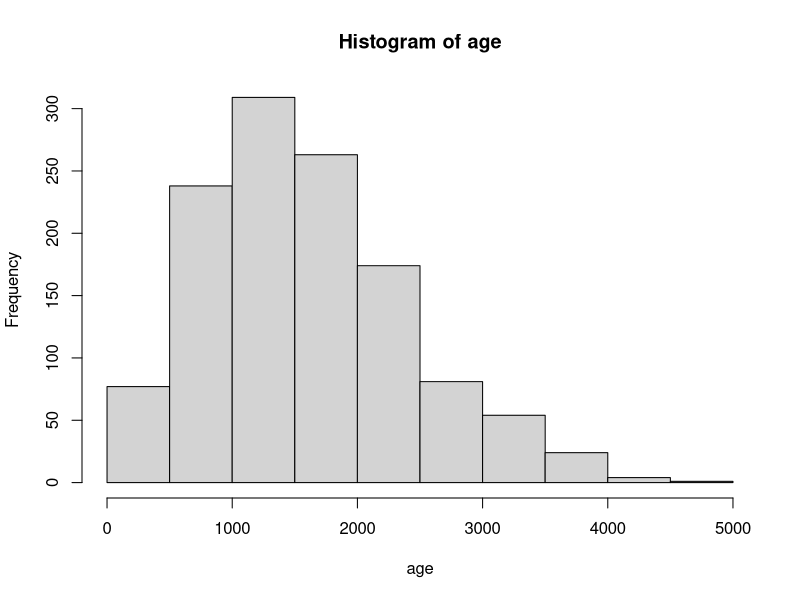

Here is the R script that generated this plot: (Note: this script raises an error after producing the figure.)
# toymaker dataset
set.seed(67)

# elf identifier variable. 1225 observations
total_elves <- 1225
elf_id <- 0001:total_elves
elf_id <- sprintf("%04d", 1:total_elves)

# sex variable
sex <- as.factor(sample(c("Male", "Female"), total_elves, T))
table(sex) # table() shows the count per category

# age
library(sn)
age <- pmax((round(rsn(total_elves, xi = c(100:total_elves), omega = 1200, alpha = 10, dp = NULL))), 100)
summary(age)
hist(age)

# job_type
job_type <- as.factor(sample(c("Full-time", "Part-time"), total_elves, T, prob = c(.75, .25)))
table(job_type)

# creating dataframe + new variable: weekly_hours
toymaker <- data.frame(elf_id, sex, age, job_type) %>%
  mutate(weekly_hours = ifelse(job_type == "Full-time",
                               pmin(pmax(round(rnorm(n(), mean = 40, sd = 10)), 40), 60),
                               pmin(pmax(round(rnorm(n(), mean = 30, sd = 3)), 20), 34)
                              )
         )

# experience
# want: elf's work experience CAN'T surpass elf's age minus 25 ;
toymaker <- toymaker %>%
  rowwise() %>%
  mutate(
    work_experience = case_when(
      age <= 500 ~ round(runif(1, 75, age - 25)),
      age <= 1000 ~ round(runif(1, 476, age - 25)),
      age <= 2000 ~ round(runif(1, 976, age - 25)),
      age <= 3000 ~ round(runif(1, 1976, age - 25)),
      age <= 4000 ~ round(runif(1, 2976, age - 25)),
      TRUE        ~ round(runif(1, 3976, age - 25))
    )
  ) %>%
  ungroup()

# Test Visualizations (for assessing distribution purposes)
head(toymaker)

toymaker %>%
  select(job_type, weekly_hours) %>%
  table()

hist(toymaker$weekly_hours[toymaker$job_type == "Full-time"])
hist(toymaker$weekly_hours[toymaker$job_type == "Part-time"])
hist(toymaker$weekly_hours)

toymaker %>%
  filter(age <= 1000) %>%
  group_by(job_type) %>%
  arrange(age) %>%
  count(job_type)

summary(toymaker$work_experience)
summary(toymaker$age - toymaker$work_experience)

min(toymaker$age - toymaker$work_experience)
which(toymaker$age <= toymaker$work_experience)
all(toymaker$age > toymaker$work_experience)
which(is.na(toymaker$age - toymaker$work_experience))

# Professor's help:
elves_data <- toymaker %>%
  mutate(
    # 1. Base productivity (toys per hour) - varies by elf
    # This could be influenced by experience (but with diminishing returns)
    # Add some random variation so not all elves are identical
    base_productivity = 2 + (work_experience / 2000) + rnorm(n(), 0, 0.3),
    base_productivity = pmax(base_productivity, 0.5), # minimum floor

    # 2. Toys per week = productivity * hours worked
    toys_per_week = round(base_productivity * weekly_hours),

    # 3. Quality rate increases with experience (with diminishing returns)
    # Using a logistic-style curve to keep it between 0 and 1
    quality_rate = 0.70 + 0.25 * (1 - exp(-work_experience / 1500)) +
      rnorm(n(), 0, 0.03),
    quality_rate = pmax(0.5, pmin(0.99, quality_rate)), # bound between 50-99%

    # 4. Defected toys based on quality rate
    defected_toys_per_week = round(toys_per_week * (1 - quality_rate)),

    # 5. Verify the quality rate calculation
    calculated_quality_rate = 1 - (defected_toys_per_week / toys_per_week)
  )

hist(elves_data$quality_rate)

lm <- lm(work_experience ~ sex + age + job_type + weekly_hours, data = elves_data)
summary(lm)
plot(elves_data$work_experience, elves_data$calculated_quality_rate)
